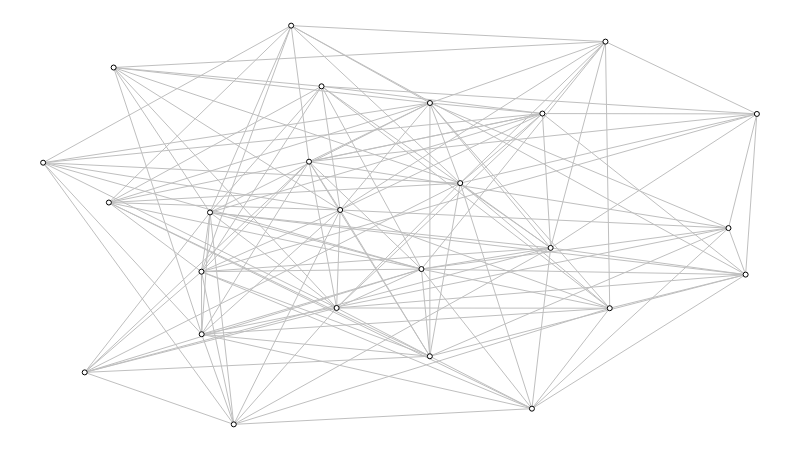

Here is the notebook cell this chart was saved with:
### Markdown cell above
Exemplo de grafo:

(esse grafo representa o *ambiente* do modelo)

### Code cell
def build_graph():
    g = nx.erdos_renyi_graph(NUM_NODES, DENSITY)

    sn.reset_node_colors(g)
    sn.reset_edge_colors(g)

    return g


g = build_graph()

sn.reset_positions(g)

sn.show_graph(g)

### Figure 1 — Plotly figure (JSON) as saved in the notebook; plotly's stock layout.template omitted (floating-point values rounded to 4 significant figures; data arrays with more than 128 entries replaced by an {"elided": "..."} marker saying what was removed)
{"data": [{"hoverinfo": "none", "line": {"color": "rgb(191, 191, 191)", "width": 1}, "mode": "lines", "x": {"elided": "432 float values"}, "y": {"elided": "432 float values"}}, {"hoverinfo": "none", "marker": {"color": "rgb(255, 255, 255)", "line": {"color": "rgb(0, 0, 0)", "width": 1}, "size": 5}, "mode": "markers+text", "text": [], "textfont": {"color": "rgb(0, 0, 0)"}, "textposition": "middle center", "x": [0.5418, 0.05827, 0.7938, 0.3901, 0.53, 0.3475, 0.6848, 0.542, 0.4112, 1, 0.7879, 0.09881, 0, 0.2671, 0.9843, 0.4162, 0.2218, 0.2221, 0.2338, 0.3726, 0.5843, 0.6995, 0.0921, 0.9602, 0.7111], "y": [0.1708, 0.1304, 0.2913, 0.8478, 0.3895, 1, 0.0394, 0.806, 0.2919, 0.7785, 0.9599, 0.8949, 0.6563, 0, 0.3756, 0.5377, 0.3829, 0.2261, 0.5315, 0.6588, 0.605, 0.7795, 0.5564, 0.4923, 0.4426]}], "layout": {"height": 450, "margin": {"b": 0, "l": 0, "r": 0, "t": 0}, "showlegend": false, "width": 800, "xaxis": {"showgrid": false, "showticklabels": false, "zeroline": false}, "yaxis": {"showgrid": false, "showticklabels": false, "zeroline": false}}}
